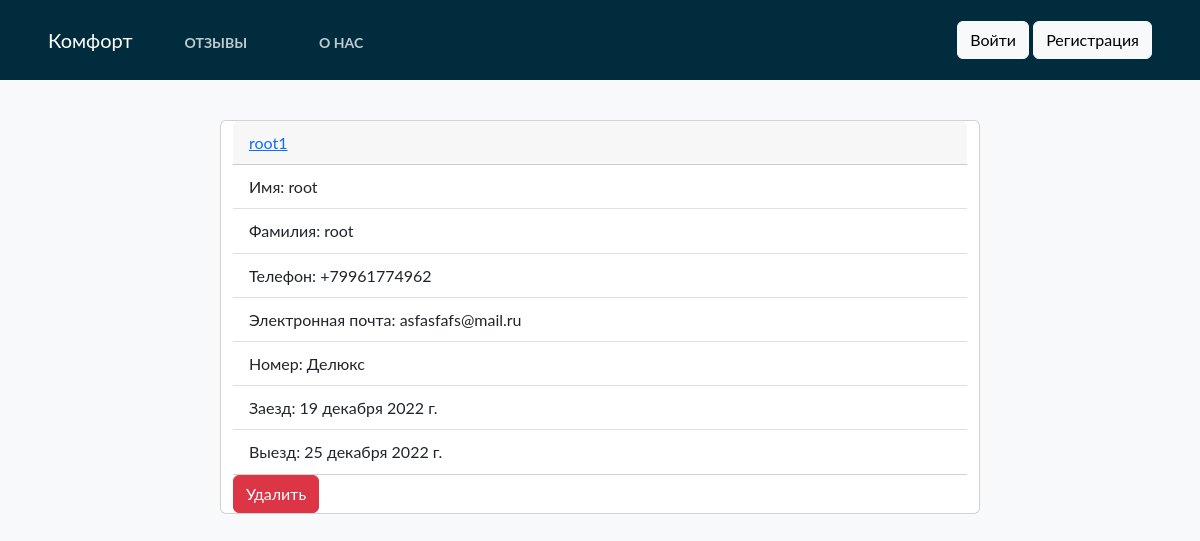
The page /booking/ on the database its author committed.
### home/models.py (models this page shows)
class BaseModel(models.Model):
    uid = models.UUIDField(default=uuid.uuid4   , editable=False , primary_key=True)
    created_at = models.DateField(auto_now_add=True)
    updated_at = models.DateField(auto_now_add=True)
    class Meta:
        abstract = True

class Booking(BaseModel):
    hotel = models.ForeignKey(Hotel, on_delete=models.CASCADE,)
    user = models.ForeignKey(settings.AUTH_USER_MODEL, on_delete=models.CASCADE,)
    phone = PhoneField(blank=True, help_text='Contact phone number')
    start_date = models.DateField()
    end_date = models.DateField()

class Hotel(BaseModel):
    hotel_name = models.CharField(max_length=100, verbose_name = "Название номера")
    hotel_price = models.IntegerField(verbose_name = "Цена номера")
    description = models.TextField(max_length=500, verbose_name = "Описание")
    amenities = models.ManyToManyField(Amenities, verbose_name = "Удобства номера")
    room_count = models.IntegerField(default=1, verbose_name = "Количество бронирований")
    people_capacity = models.IntegerField(default=0, verbose_name = "Вместимость")
    def __str__(self) -> str:
        return self.hotel_name

### home/views.py (the view)
# urls.py: path('booking/', booking.as_view(), name ='booking'),
class booking(TemplateView):
    def get(self,request):
         bookings = Booking.objects.all()
         return render(request, 'booking.html', {'bookings': bookings})

### templates/booking.html
{% extends "base.html" %}
{%  block start %}
<div class="container col-12" style="margin-top: 10%">
    {% for i in bookings %}
    <div class="row justify-content-center mb-5">
    <div class="card col-8" style="color:black">
        <div class="card-header">
            <a class="font-weidht-bold"> {{ i.user }}</a>
        </div>
    <ul class="list-group list-group-flush">
        <li class="list-group-item">Имя: {{ i.user.first_name }}</li>
        <li class="list-group-item">Фамилия: {{ i.user.last_name  }}</li>
        <li class="list-group-item">Телефон: {{ i.phone }}</li>
        <li class="list-group-item">Электронная почта: {{ i.user.email }}</li>
        <li class="list-group-item">Номер: {{ i.hotel }}</a></li>
        <li class="list-group-item">Заезд: {{ i.start_date }}</li>
        <li class="list-group-item">Выезд: {{ i.end_date }}</li>
    </ul>
        <a  href="delete/{{i.uid}}">
            <button class="btn btn-danger">Удалить</button>
        </a>
    </div>
    </div>
{% endfor %}
</div>
{% endblock %}

### templates/base.html (style rules this page uses)
body { font-family: "Lato", Arial, sans-serif; font-weight: 400; font-size: 16px; line-height: 1.7; background: #fff; color: #777; height: 100%; overflow: auto; }

### rows shown on the page
Booking: user "root1", user.first_name "root", user.last_name "root", phone "+79961774962", user.email "asfasfafs@mail.ru", hotel "Делюкс", start_date "19 декабря 2022 г.", end_date "25 декабря 2022 г."
